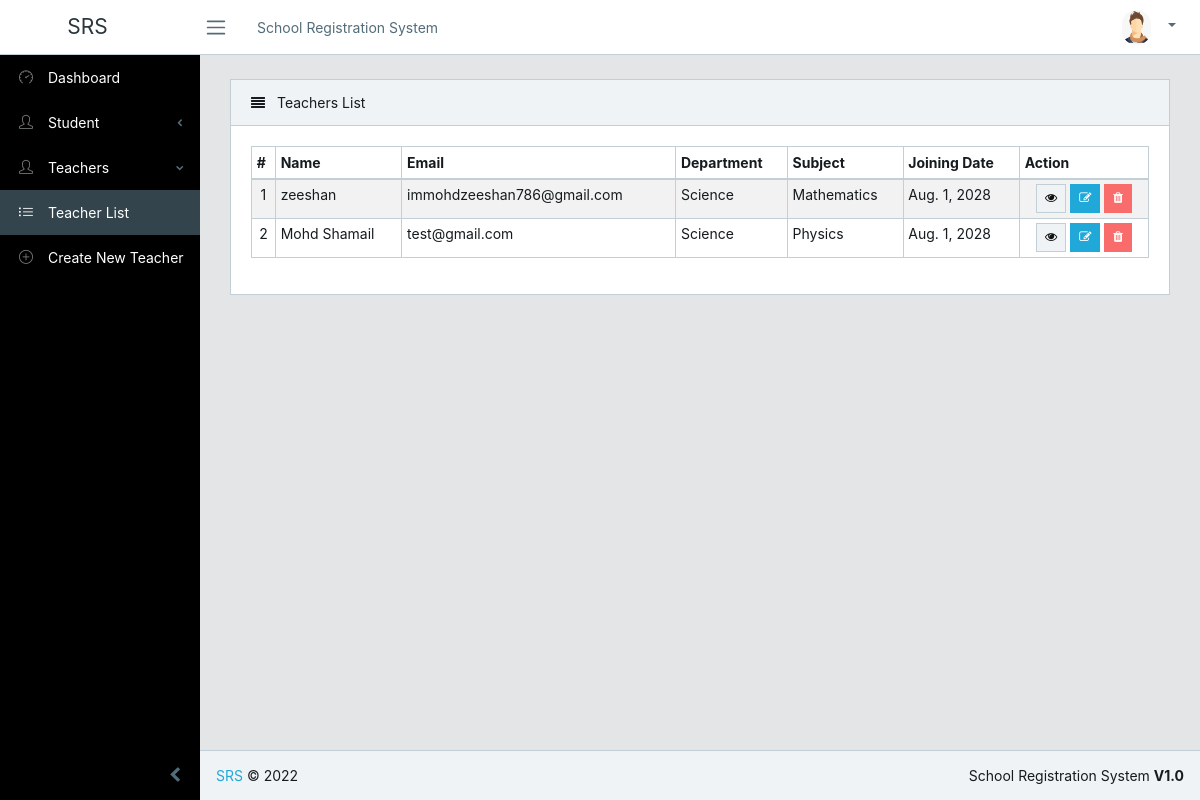
Page /teachers/allteachers/ on the committed database.
### teachers/models.py (models this page shows, shortened)
class TeacherInfo(models.Model):
    name = models.CharField(max_length=100)
    email = models.EmailField(unique=True)
    age = models.IntegerField()
    gender_choice = (
        ("male", "Male"),
        ("Female", "Female"),
    )
    gender = models.CharField(choices=gender_choice, max_length=10)
    teacher_img = models.ImageField(upload_to='photos/%Y/%m/%d/')
    passing_year = models.CharField(max_length=100)
    joining_date = models.DateField()
    dept_type = models.ForeignKey(TeacherDeptInfo, on_delete=models.CASCADE)
    sub_type = models.ForeignKey(TeacherSubInfo, on_delete=models.CASCADE)
    salary = models.IntegerField()
    class Meta:
        verbose_name_plural = 'Teachers List'

class TeacherDeptInfo(models.Model):
    dept_name = models.CharField(max_length=50)
    class Meta:
        verbose_name_plural = 'Department List'
    def __str__(self):
        return self.dept_name

class TeacherSubInfo(models.Model):
    sub_name = models.CharField(max_length=50)
    class Meta:
        verbose_name_plural = 'Subject List'
    def __str__(self):
        return self.sub_name

### teachers/views.py (the view)
# urls.py: path('allteachers/', views.teacher_list, name='teacher_list'),
def teacher_list(request):
    teachers = TeacherInfo.objects.all()
    paginator = Paginator(teachers, 10)
    page = request.GET.get('page')
    paged_teachers = paginator.get_page(page)
    context = {
        "teachers": paged_teachers
    }
    return render(request, "teachers/teacher_list.html", context)

### templates/teachers/teacher_list.html (shortened to what this page needs)
{% extends 'base/base.html' %}
{% load static %}
{% block content %}
<div class="row">
    <div class="col-lg-12">
        <div class="card">
            <div class="card-header">
                <i class="fa fa-align-justify"></i> Teachers List</div>
            <div class="card-body">
                <table class="table table-responsive-sm table-bordered table-striped table-sm">
                    <thead>
                        <tr>
                            <th>#</th>
                            <th>Name</th>
                            <th>Email</th>
                            <th>Department</th>
                            <th>Subject</th>
                            <th>Joining Date</th>
                            <th>Action</th>
                        </tr>
                    </thead>
                    <tbody>
                        {% for teacher in teachers %}
                            <tr>
                                <td class="text-center">{{ forloop.counter }}</td>
                                <td>{{ teacher.name }}</td>
                                <td>{{ teacher.email }}</td>
                                <td>{{ teacher.dept_type }}</td>
                                <td>{{ teacher.sub_type }}</td>
                                <td>{{ teacher.joining_date }}</td>
                                <td class="text-center">
                                    <a href="{% url 'single_teacher' teacher.id %}">
                                        <button type="button" class="btn btn-sm btn-light border"><i class="fa fa-eye"></i></button>
                                    </a>
                                    <a href="{% url 'edit_teacher' teacher.id %}">
                                        <button type="button" class="btn btn-sm btn-primary"><i class="fa fa-edit"></i></button>
                                    </a>
                                    <a href="{% url 'delete_teacher' teacher.id %}">
                                        <button type="button" class="btn btn-sm btn-danger" onclick="if(confirm('Are you sure to delete this teacher?') === false) event.preventDefault()"><i class="fa fa-trash"></i></button>
                                    </a>
                                </td>
                            </tr>
                        {% endfor %}
                    </tbody>
                </table>
            </div>
        </div>
    </div>
</div>
<div class="row">
    <div class="col-md-12">
    </div>
</div>
{% endblock %}

### rows in the picture
TeacherInfo: name "zeeshan", email "immohdzeeshan786@gmail.com", dept_type "Science", sub_type "Mathematics", joining_date "Aug. 1, 2028"
TeacherInfo: name "Mohd Shamail", email "test@gmail.com", dept_type "Science", sub_type "Physics", joining_date "Aug. 1, 2028"
